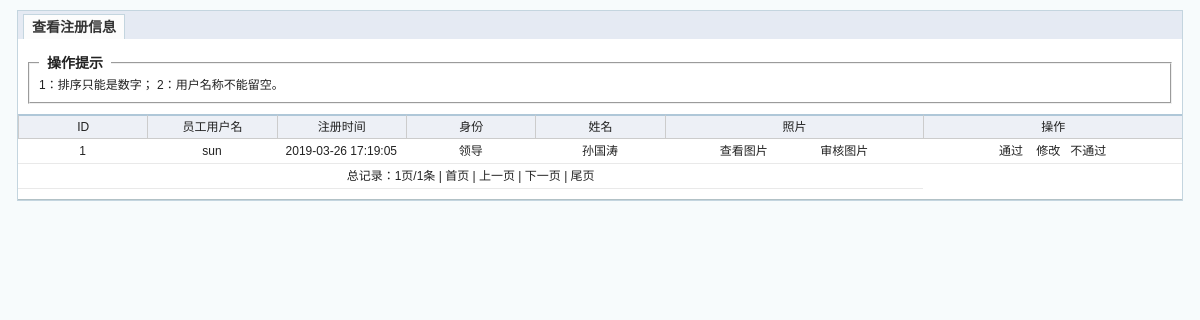
The app's page /zlsz/jyzfz_admin/temp_user.inc.php with its own data.
### tables this page shows
CREATE TABLE `hy_register` (
  `id` int(11) NOT NULL AUTO_INCREMENT,
  `username` varchar(50) DEFAULT NULL,
  `pwd` varchar(50) DEFAULT NULL,
  `name` varchar(50) DEFAULT NULL,
  `pic` varchar(255) DEFAULT NULL,
  `job` varchar(20) DEFAULT NULL,
  `datetime` datetime DEFAULT NULL,
  PRIMARY KEY (`id`)
);

### zlsz/includes/MyDb.php (called while the page is built, shortened)
<?php
class MyDb
{
    public function __construct($dbname,$host="qdm190234501.my3w.com",$user="qdm190234501",$pwd="zfz666666",$charset="SET NAMES UTF8")
    {
        $this->dbname = $dbname;
        $this->host = $host;
        $this->user = $user;
        $this->pwd = $pwd;
        $this->charset = $charset;
    }
    public function query($sql)
    {
        return @mysql_query($sql);
    }
    public function fetch($res)
    {
        return @mysql_fetch_array($res);
    }
    public function get_all($tablename,$where="",$column="*",$order="",$limit="",$join="",$group="")
    {
       $res =  $this->select_num($tablename,$where,$column,$order,$join,$limit,$group);
       $arr = array();
        while($row = $this->fetch($res)){
            $arr[] = $row;
        }
        return $arr;
    }
    private  function getTableName($tableName,$tablePrifx="hy_")
    {
        return $tablePrifx.$tableName;
    }
    public function select_num($tablename,$where="",$column="*",$order=null,$join=null,$limit=null,$group=null)
    {
        $tablename = self::getTableName($tablename);
        $sql = "select {$column}  from {$tablename}";
        if($order){
            $sql.=" order by {$order}";
        }
        if($limit){
            $sql.=" limit {$limit}";
        }
        return $this->query($sql);
    }
}

### zlsz/includes/init.php (called while the page is built, shortened)
<?php
include(ROOT."includes/MyDb.php");
$Db = new MyDb("qdm190234501_db");

### zlsz/jyzfz_admin/temp_user.inc.php (the view, shortened to what this page needs)
<?php
include( "../includes/init.php" );
include( '../includes/page.php' );
?>
<!DOCTYPE html PUBLIC "-//W3C//DTD XHTML 1.0 Transitional//EN" "http://www.w3.org/TR/xhtml1/DTD/xhtml1-transitional.dtd">
<html xmlns="http://www.w3.org/1999/xhtml">
<head>
	<link rel="stylesheet" type="text/css" href="css/style.css"/>
</head>
<body>
	<div id="wrap">
		<div class="tab">
			<ul>
				<li><a href="user.inc.php" class="on" style="z-index: 0">查看注册信息</a>
				</li>
			</ul>
		</div>
		<div class="main">
			<fieldset>
				<legend>操作提示</legend>
				1：排序只能是数字； 2：用户名称不能留空。<span id="er"></span>
			</fieldset>
			<table cellspacing="0" class="datalist" id="list" width="98%">
				<tr>
					<th width="5%">ID</th>
					<th width="5%"> 员工用户名 </th>
					<th width="5%"> 注册时间 </th>
					<th width="5%">身份</th>
					<th width="5%">姓名</th>
					<th width="10%">照片</th>
					<th width="10%">操作</th>
				</tr>
				<?php
				$arr = $Db->get_all( "register", "", "*", "id desc", $limit_first );
				$temp = 0;
				foreach ( $arr as $row ) {
					$temp++;
					?>
				<tr onMouseOver="this.style.backgroundColor='#79D3FF'" onMouseOut="this.style.backgroundColor='#fff'">
					<td align="center">
						<?php echo $temp?>
					</td>
					<td align="center">
						<?php echo $row['username']?>
					</td>
					<td align="center">
						<?php echo $row['datetime']?>
					</td>
					<td align="center">
						<?php echo $row['job']?>
					</td>
					<td align="center">
						<?php echo $row['name']?>
					</td>
					<td align="center">
						<a id="showpic" style="float: left;margin-left: 50px">查看图片</a> &nbsp;
						<a style="float: right;margin-right: 50px" onClick="pan()">审核图片</a>
					</td>
					<td align="center">
						<a onclick="return confirm('确认已审核无误?')" href="temp_user_check.php?id=<?php echo $row['id']?>&amp;action=yes">通过</a> &nbsp;&nbsp;
						<a href="temp_user.edit.php?id=<?php echo $row['id']?>" title="修改密码" class="thickbox">修改</a> &nbsp;
						<a onclick="return confirm('确认不通过?')" href="temp_user_check.php?id=<?php echo $row['id']?>&amp;action=no">不通过</a>
						</td>
				</tr>
				<?php
				}
				?>
				<tr>
					<td colspan="6" align="center">
						<?php echo $pagenav?>
					</td>
				</tr>
			</table>
		</div>
	</div>
</body>
</html>

### zlsz/jyzfz_admin/css/style.css (style rules this page uses)
body { text-align:center;margin:0 auto;background:rgb(247,251,252);font-family:"宋体",Arial, Helvetica, sans-serif }
body,table,td,th,ul,li { font-size:12px;line-height:150%; color:#222222 }
body { background:rgb(247,251,252); }
a { color:#3A6EA5;text-decoration:none; }
ul, li , dl, dt, dd, form { margin:0;padding:0;list-style:none; }
fieldset { margin:10px;position:relative }
legend { font-weight:bold;font-size:14px;padding:0 8px; }
#wrap { margin:10px auto; margin-bottom:0px; border:1px #C4D5DF solid;background:#FFF; width:97%; }
.tab { width:100%;height:28px;overflow:hidden;background:#e5eaf3 }
.tab ul { width:100%;height:28px;overflow:hidden;background:url(../../jyzfz_admin/images/tab_bg.gif) bottom repeat-x; }
.tab ul li { float:left;margin:3px 5px;font-size:14px }
.tab ul li a { display:block;width:100px;height:24px;line-height:24px; }
.tab ul li a.on { background:#fcfcfc;color:#333;font-weight:bold;border:1px solid #C4D5DF;border-bottom:none;border-bottom:none;position:relative;z-index:10;bottom:0px; }
.main { border-bottom:1px #B2C1C6 solid; overflow:hidden;padding:5px 0;text-align:left; bottom:0px }
.datalist { width:100%; margin:5px 0px; overflow:hidden }
.datalist th { border-top:2px solid #afc7d8;background:#edf0f6;font-weight:normal;border-bottom:1px solid #ccc;border-left:1px solid #ccc;text-align:center;padding:2px; }
.datalist td { font-size:12px;padding:2px 5px;border-bottom:1px solid #e9e9e9; line-height:20px }
.datalist td a { color:#222222 }

### records on screen
hy_register: username "sun", datetime "2019-03-26 17:19:05", job "领导", name "孙国涛"

### other values on screen
$pagenav "总记录：1页/1条 |"
